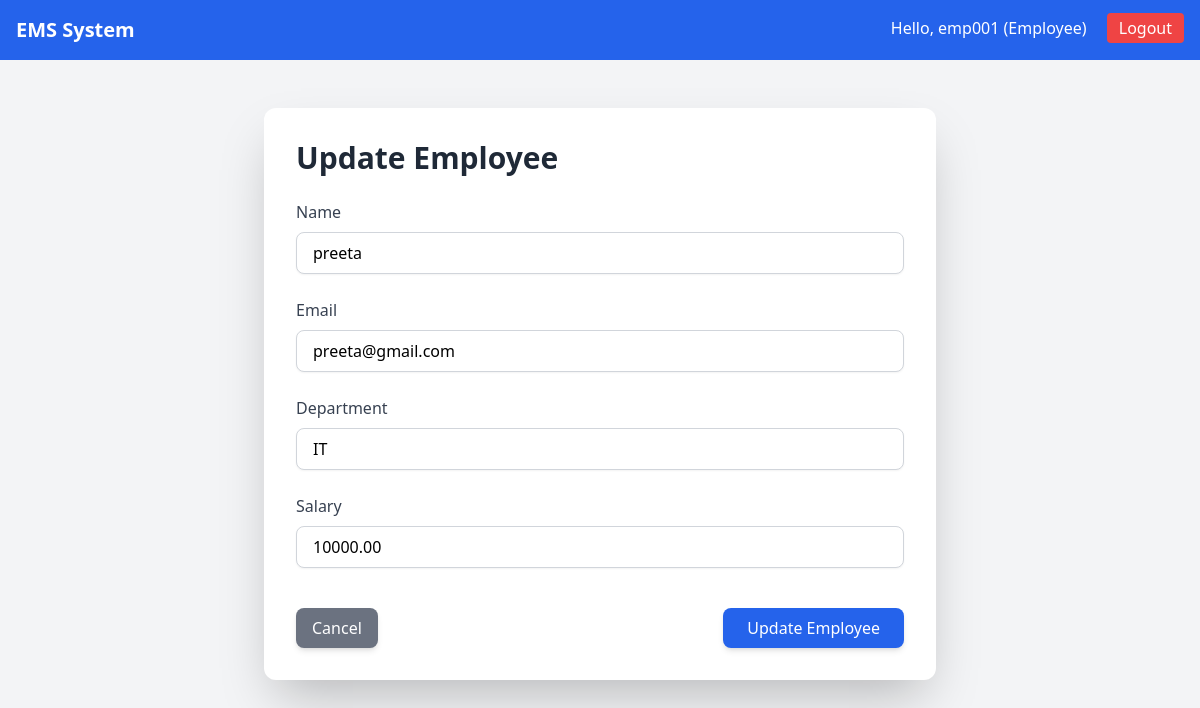
/update/2/ (signed in), run on the app's committed database.
### emp/models.py (models this page shows, shortened)
class CustomUser(AbstractUser):
    ROLE_CHOICES = (
        ('Admin', 'Admin'),
        ('HR', 'HR'),
        ('Employee', 'Employee'),
        ('Intern', 'Intern'),
    )
    role = models.CharField(max_length=20, choices=ROLE_CHOICES, default='Employee')
    class Meta:
        db_table = 'emp_customuser'
    groups = models.ManyToManyField(
        Group,
        related_name="custom_users",
        blank=True,
        help_text="The groups this user belongs to.",
        verbose_name="groups"
    )
    user_permissions = models.ManyToManyField(
        Permission,
        related_name="custom_user_permissions",
        blank=True,
        help_text="Specific permissions for this user.",
        verbose_name="user permissions"
    )

class Employee(models.Model):
    user = models.OneToOneField(settings.AUTH_USER_MODEL,on_delete=models.CASCADE,null=True , blank=True)
    name = models.CharField(max_length=100)
    email = models.EmailField(unique=True)
    department = models.CharField(max_length=50)
    salary = models.DecimalField(max_digits=10,decimal_places=2)
    ROLE_CHOICES = (
        ('Employee','Employee'),
        ('Intern','Intern'),
        ('HR','HR'),
        ('Admin','Admin'),
    )
    role = models.CharField(max_length=20,choices=ROLE_CHOICES)
    is_online = models.BooleanField(default=False)
    last_heartbeat = models.DateTimeField(null=True,blank=True)

### emp/views.py (the view, shortened to what this page needs)
# urls.py: path("update/<int:id>/",views.update_employee,name="update_employee"),
def update_employee(request, id):
    empl = get_object_or_404(Employee, id=id)
    return render(request, "emp/update_employee.html", {"empl": empl})

### emp/templates/emp/update_employee.html (shortened to what this page needs)
{% extends 'emp/base.html' %}
{% block content %}
<div class="max-w-2xl mx-auto bg-white shadow-2xl rounded-xl p-8 mt-8">
  <h2 class="text-3xl font-bold text-gray-800 mb-6">Update Employee</h2>
  <form method="post" class="space-y-6">
    <div>
      <label for="name" class="block text-gray-700 font-medium mb-2">Name</label>
      <input type="text" id="name" name="name" value="{{ empl.name }}"
             class="w-full border border-gray-300 px-4 py-2 rounded-lg shadow-sm focus:ring-2 focus:ring-blue-500 focus:outline-none" required>
    </div>
    <div>
      <label for="email" class="block text-gray-700 font-medium mb-2">Email</label>
      <input type="email" id="email" name="email" value="{{ empl.email }}"
             class="w-full border border-gray-300 px-4 py-2 rounded-lg shadow-sm focus:ring-2 focus:ring-blue-500 focus:outline-none" required>
    </div>
    <div>
      <label for="department" class="block text-gray-700 font-medium mb-2">Department</label>
      <input type="text" id="department" name="department" value="{{ empl.department }}"
             class="w-full border border-gray-300 px-4 py-2 rounded-lg shadow-sm focus:ring-2 focus:ring-blue-500 focus:outline-none" required>
    </div>
    <div>
      <label for="salary" class="block text-gray-700 font-medium mb-2">Salary</label>
      <input type="number" id="salary" name="salary" value="{{ empl.salary }}"
             class="w-full border border-gray-300 px-4 py-2 rounded-lg shadow-sm focus:ring-2 focus:ring-blue-500 focus:outline-none" required>
    </div>
    <div class="flex justify-between items-center pt-4">
      <a href="{% url 'admin_dashboard' %}"
         class="bg-gray-500 hover:bg-gray-600 text-white px-4 py-2 rounded-lg shadow-md transition">
         Cancel
      </a>
      <button type="submit"
              class="bg-blue-600 hover:bg-blue-700 text-white px-6 py-2 rounded-lg shadow-md font-medium transition">
        Update Employee
      </button>
    </div>
  </form>
</div>
{% endblock %}

### emp/templates/emp/base.html (shortened to what this page needs)
<!DOCTYPE html>
<html lang="en">
<head>
    <script src="https://cdn.tailwindcss.com"></script>
</head>
<body class="bg-gray-100 min-h-screen">
<nav class="bg-blue-600 text-white p-4 flex justify-between">
    <span class="font-bold text-xl">EMS System</span>
    {% if request.user.is_authenticated %}
        <div>
            <span class="mr-4">Hello, {{ request.user.username }} ({{ request.user.role }})</span>
            <a href="{% url 'logout_view' %}" class="bg-red-500 px-3 py-1 rounded hover:bg-red-600">Logout</a>
        </div>
    {% endif %}
</nav>
<div class="container mx-auto p-4">
    {% block content %}
    {% endblock %}
</div>
</body>
</html>

### data on the page
CustomUser: user.username "emp001", user.role "Employee"
Employee: name "preeta", email "preeta@gmail.com", department "IT", salary "10000.00"
